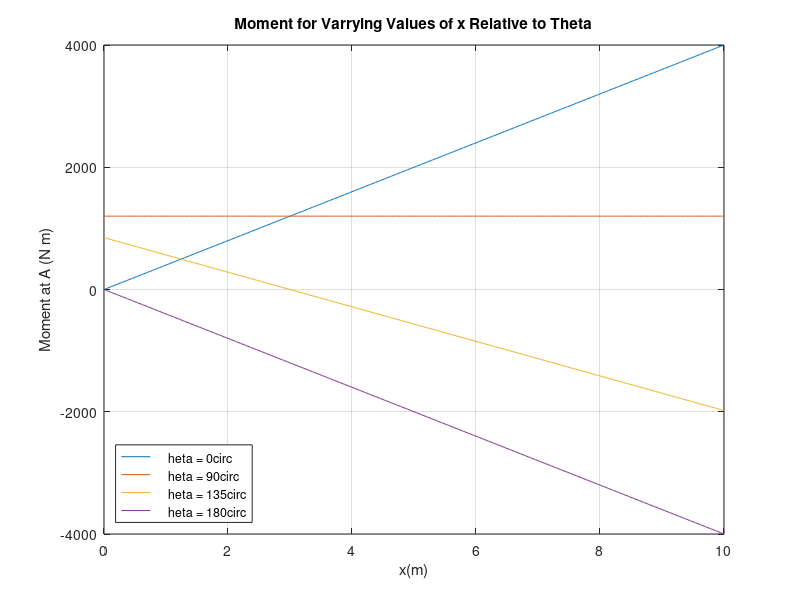
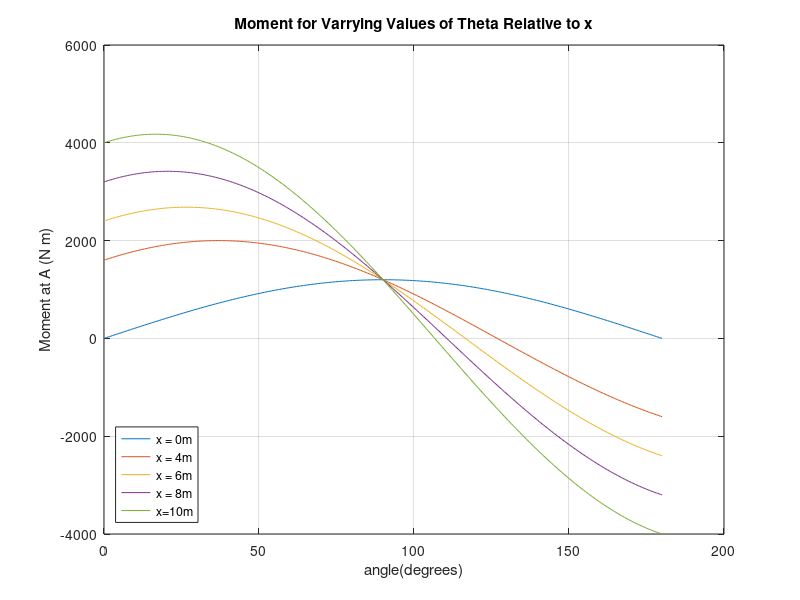

The MATLAB source for these figures, in order:
M=[]
x=linspace(0,10,501);
angle = linspace(0,180,401)

for i_x=1:length(x)
    for i_angle=1:length(angle)
        M(i_x,i_angle)=400*sind(angle(i_angle))*3+400*cosd(angle(i_angle))*x(i_x);
    end
end

plot(x,M(:,1));
hold on
plot(x,M(:,201));
plot(x,M(:,301));
plot(x,M(:,401));

grid on
legend("\theta = 0\circ","\theta = 90\circ","\theta = 135\circ","\theta = 180\circ", "Location", "southwest")
xlabel("x(m)")
ylabel("Moment at A (N m)")
title("Moment for Varrying Values of x Relative to Theta")

figure
plot(angle,M(1,:));
hold on
plot(angle,M(201,:));
plot(angle,M(301,:));
plot(angle,M(401,:));
plot(angle,M(501,:));

legend("x = 0m","x = 4m","x = 6m","x = 8m","x=10m", "Location", "southwest")
xlabel("angle(degrees)")
ylabel("Moment at A (N m)")
title("Moment for Varrying Values of Theta Relative to x")
grid on